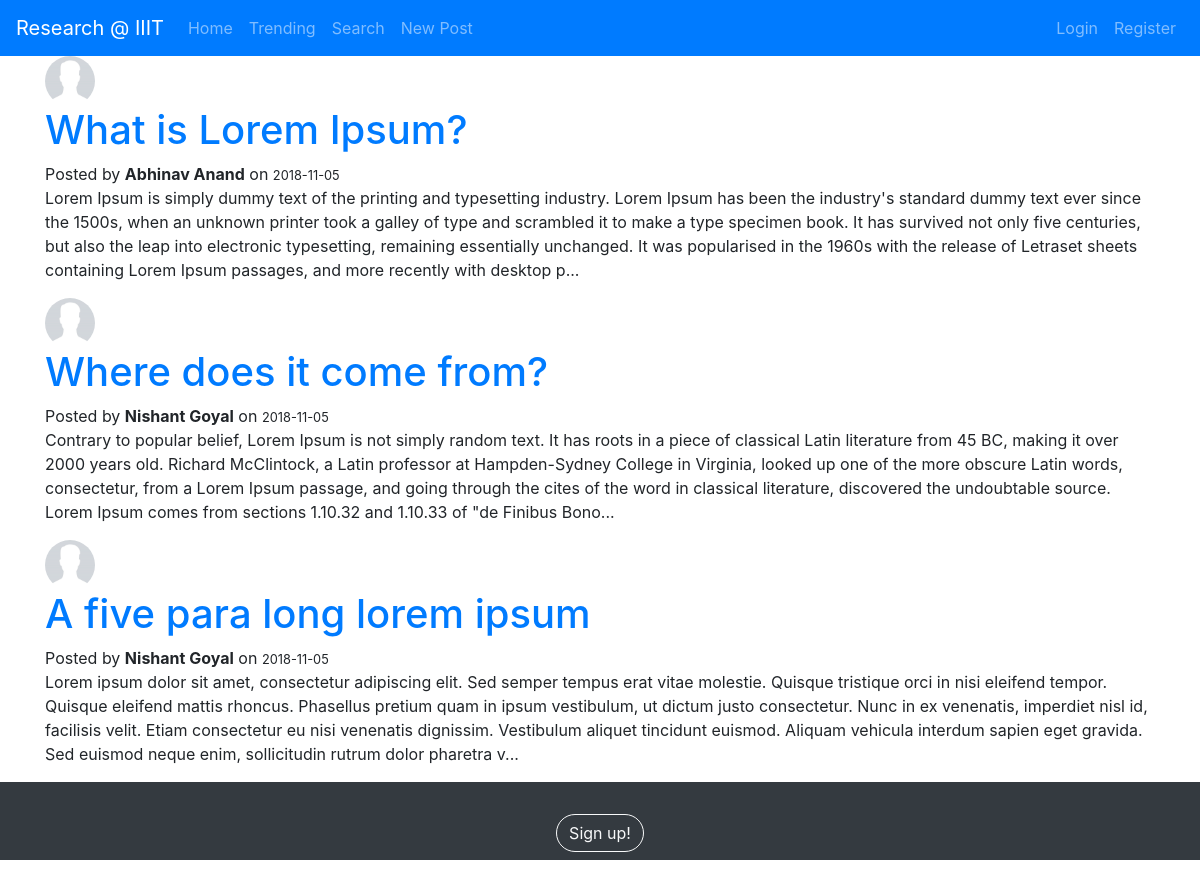
The page /posts on the database its author committed.
### iiit_research/models.py (models this page shows, shortened)
class Post(db.Model):
    id = db.Column(db.Integer, primary_key=True)
    title = db.Column(db.String(100), nullable=False)
    content = db.Column(db.Text, nullable=False)
    author_id = db.Column(db.Integer, db.ForeignKey('user.id'), nullable=False)
    created_at = db.Column(db.DateTime, nullable=False, default=datetime.utcnow)
    likes = db.relationship('Like', backref='post', lazy=True)
    like_count = db.Column(db.Integer, default=0)

class User(db.Model, UserMixin):
    id = db.Column(db.Integer, primary_key=True)
    name = db.Column(db.String(30), nullable=False)
    username = db.Column(db.String(20), unique=True, nullable=False)
    email = db.Column(db.String(120), unique=True, nullable=False)
    image_file = db.Column(db.String(20), nullable=False, default='default.jpg')
    password = db.Column(db.String(60), nullable=False)
    posts = db.relationship('Post', backref='author', lazy=True)

### iiit_research/routes.py (the view)
@app.route("/posts")
def post():
    posts = Post.query.all()
    return render_template('posts.html', posts=posts, title='Posts')

### iiit_research/templates/posts.html
{% extends "layout.html" %}
{% block content %}
    {% for post in posts %}
        <img class="rounded-circle" src="{{ url_for('static', filename='profile_pics/'+ post.author.image_file) }}"
             alt="profile picture" style="height:50px; width:50px;">
        <h1>
            <a href="{{ url_for('post_detail',post_id=post.id) }}">{{ post.title }}</a>
        </h1>
        Posted by <strong>{{ post.author.name }}</strong>
        on
        <small>{{ post.created_at.strftime('%Y-%m-%d') }}</small>
        <p>{{ post.content[0:500] }}...</p>
    {% endfor %}
{% endblock content %}

### iiit_research/templates/layout.html (shortened to what this page needs)
<!doctype html>
<html lang="en">
  <head>
    <link rel="stylesheet" href="https://maxcdn.bootstrapcdn.com/bootstrap/4.0.0/css/bootstrap.min.css">
    <link rel="stylesheet" href="{{ url_for('static', filename='main.css') }}">
  </head>
  <body>
    <nav class="navbar navbar-expand-lg navbar-dark bg-primary">
      <a class="navbar-brand" href="#">Research @ IIIT</a>
        <div class="navbar-nav mr-auto">
          <a class="nav-item nav-link" href="{{ url_for('home') }}">Home</a>
          <a class="nav-item nav-link" href="{{ url_for('post') }}">Trending</a>
          <a class="nav-item nav-link" href="{{ url_for('post') }}">Search</a>
          <a class="nav-item nav-link" href="{{ url_for('new_post') }}">New Post</a>
        </div>
        <div class="navbar-nav ml-auto">
          {% if current_user.is_authenticated %}
          <a class="nav-item nav-link" href="{{ url_for('logout') }}">Logout</a>
          <a class="nav-item nav-link" href="{{ url_for('account') }}">Account</a>
          {% else %}
          <a class="nav-item nav-link" href="{{ url_for('logout') }}">Login</a>
          <a class="nav-item nav-link" href="{{ url_for('register') }}">Register</a>
          {% endif %}
        </div>
    </nav>
    <div class="container">
        {% block content %}
        {% endblock %}
    </div>
  </body>
  <footer class="page-footer font-small bg-dark pt-4 bottom">
    <div class="container">
      <ul class="list-unstyled list-inline text-center py-2 text-light">
        <li class="list-inline-item">
          <a href="#!" class="btn btn-outline-light btn-rounded" style="border-radius: 22.5px">Sign up!</a>
        </li>
      </ul>
    </div>
  </footer>
</html>

### rows shown on the page
Post: image_file (placeholder picture), title "What is Lorem Ipsum?", author.name "Abhinav Anand", created_at "2018-11-05", content "Lorem Ipsum is simply dummy text of the printing and typesetting industry. Lorem Ipsum has been the industry's standard dummy text ever since the 1500s, when an unknown printer took a galley of type and scrambled it to make a type specimen book. It has survived not only five centuries, but also the leap into electronic typesetting, remaining essentially unchanged. It was popularised in the 1960s with the release of Letraset sheets containing Lorem Ipsum passages, and more recently with desktop p"
Post: image_file (placeholder picture), title "Where does it come from?", author.name "Nishant Goyal", created_at "2018-11-05", content "Contrary to popular belief, Lorem Ipsum is not simply random text. It has roots in a piece of classical Latin literature from 45 BC, making it over 2000 years old. Richard McClintock, a Latin professor at Hampden-Sydney College in Virginia, looked up one of the more obscure Latin words, consectetur, from a Lorem Ipsum passage, and going through the cites of the word in classical literature, discovered the undoubtable source. Lorem Ipsum comes from sections 1.10.32 and 1.10.33 of \"de Finibus Bono"
Post: image_file (placeholder picture), title "A five para long lorem ipsum", author.name "Nishant Goyal", created_at "2018-11-05", content "Lorem ipsum dolor sit amet, consectetur adipiscing elit. Sed semper tempus erat vitae molestie. Quisque tristique orci in nisi eleifend tempor. Quisque eleifend mattis rhoncus. Phasellus pretium quam in ipsum vestibulum, ut dictum justo consectetur. Nunc in ex venenatis, imperdiet nisl id, facilisis velit. Etiam consectetur eu nisi venenatis dignissim. Vestibulum aliquet tincidunt euismod. Aliquam vehicula interdum sapien eget gravida. Sed euismod neque enim, sollicitudin rutrum dolor pharetra v"
